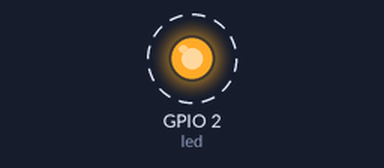
A program run on a simulated ESP32 board running MicroPython. On the bench: output pins drawn as LEDs (lit = HIGH). Dashed ring = blinking. What the program prints to the serial console is not drawn. At 8.0 s the program stops and its outputs stay as they are.

Above: at 0.4 s.
Timing chart, 0 to 3.7 s (numbered marks = the images above):
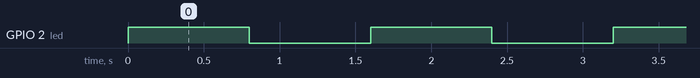

Measured:
- by itself, GPIO 2 (led): alternates HIGH for 0.80 s and LOW for 0.80 s, 10 changes in all, then stays LOW

The program:

blink.py
```python
from machine import Pin
from time import sleep_ms as slms
import network

def toggle(max):
    lap=0
    while lap<max:

        led.value(1)
        slms(800)
        led.value(0)
        slms(800)
        lap += 1
led = Pin(2,Pin.OUT)

#MAIN-------------------------------------------------------
print('Blink')
toggle(5)
print('OVER')
```
